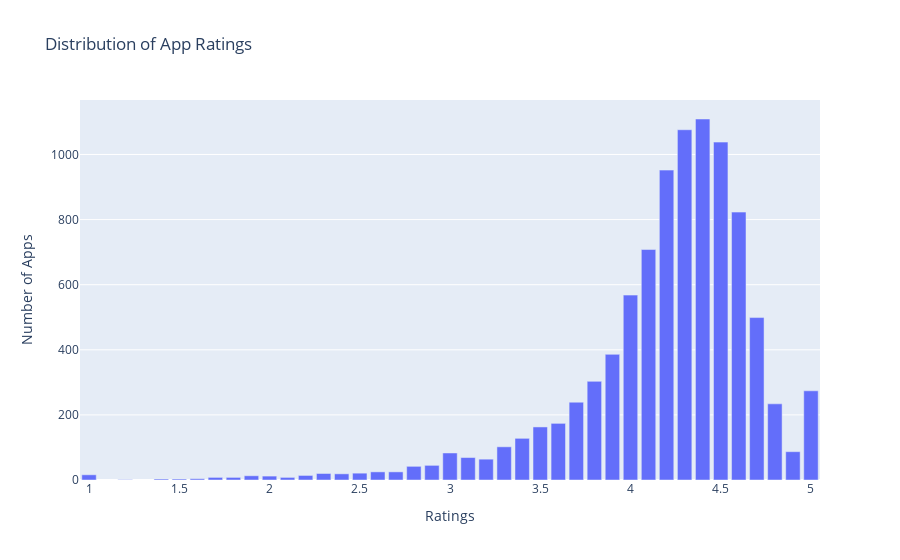

Notebook source saved alongside this figure:
### Code cell
import plotly.graph_objs as go

ratings_counts = df_apps['Rating'].value_counts().sort_index()

layout = go.Layout(
    title='Distribution of App Ratings',
    xaxis=dict(title='Ratings'),
    yaxis=dict(title='Number of Apps')
)

data = [go.Bar(x=ratings_counts.index, y=ratings_counts.values)]

fig = go.Figure(data=data, layout=layout)
iplot(fig, filename='rating_distribution_bar_chart')

### Figure 1 — Plotly figure (JSON) as saved in the notebook; plotly's stock layout.template omitted (floating-point values rounded to 4 significant figures)
{"data": [{"x": [1, 1.2, 1.4, 1.5, 1.6, 1.7, 1.8, 1.9, 2, 2.1, 2.2, 2.3, 2.4, 2.5, 2.6, 2.7, 2.8, 2.9, 3, 3.1, 3.2, 3.3, 3.4, 3.5, 3.6, 3.7, 3.8, 3.9, 4, 4.1, 4.2, 4.3, 4.4, 4.5, 4.6, 4.7, 4.8, 4.9, 5], "y": [16, 1, 3, 3, 4, 8, 8, 13, 12, 8, 14, 20, 19, 21, 25, 25, 42, 45, 83, 69, 64, 102, 128, 163, 174, 239, 303, 386, 568, 708, 952, 1076, 1109, 1038, 823, 499, 234, 87, 274], "type": "bar"}], "layout": {"title": {"text": "Distribution of App Ratings"}, "xaxis": {"title": {"text": "Ratings"}}, "yaxis": {"title": {"text": "Number of Apps"}}}}
